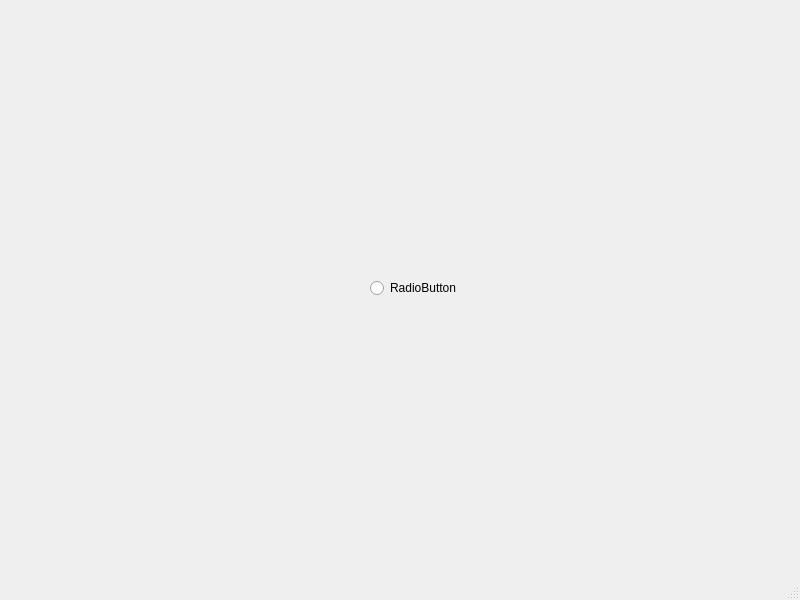
<?xml version="1.0" encoding="UTF-8"?>
<ui version="4.0">
 <class>hhh</class>
 <widget class="QMainWindow" name="hhh">
  <property name="geometry">
   <rect>
    <x>0</x>
    <y>0</y>
    <width>800</width>
    <height>600</height>
   </rect>
  </property>
  <property name="windowTitle">
   <string>MainWindow</string>
  </property>
  <widget class="QWidget" name="centralwidget">
   <widget class="QWidget" name="verticalLayoutWidget">
    <property name="geometry">
     <rect>
      <x>340</x>
      <y>130</y>
      <width>160</width>
      <height>80</height>
     </rect>
    </property>
    <layout class="QVBoxLayout" name="verticalLayout">
     <item>
      <spacer name="horizontalSpacer">
       <property name="orientation">
        <enum>Qt::Horizontal</enum>
       </property>
       <property name="sizeHint" stdset="0">
        <size>
         <width>40</width>
         <height>20</height>
        </size>
       </property>
      </spacer>
     </item>
    </layout>
   </widget>
   <widget class="QRadioButton" name="radioButton">
    <property name="geometry">
     <rect>
      <x>370</x>
      <y>280</y>
      <width>89</width>
      <height>16</height>
     </rect>
    </property>
    <property name="text">
     <string>RadioButton</string>
    </property>
   </widget>
  </widget>
  <widget class="QMenuBar" name="menubar">
   <property name="geometry">
    <rect>
     <x>0</x>
     <y>0</y>
     <width>800</width>
     <height>23</height>
    </rect>
   </property>
  </widget>
  <widget class="QStatusBar" name="statusbar"/>
 </widget>
 <resources/>
 <connections/>
</ui>
